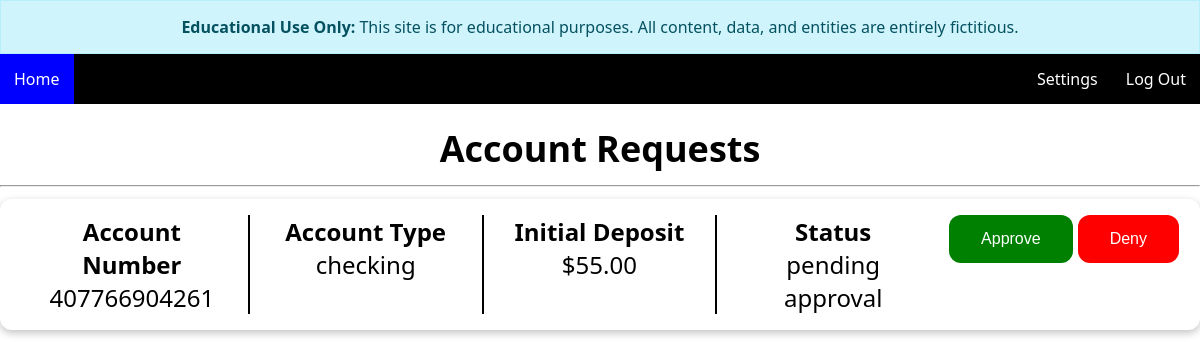
The page /employee/account_requests.php (signed in) on the database its author committed.
### tables this page shows
CREATE TABLE `accounts` (
  `bankAccountNumber` char(12) NOT NULL,
  `accountType` varchar(10) NOT NULL,
  `balance` double NOT NULL,
  `ownerID` char(6) NOT NULL,
  `dateOpened` date NOT NULL,
  `numOfTransactions` int(11) NOT NULL,
  `status` varchar(128) NOT NULL
);

### employee/account_requests.php (the view, shortened to what this page needs)
<?php
require_once '../db_connect.php';
$stmt = $db->prepare("SELECT a.*, c.cUsername, c.cFname, c.cLname
                      FROM accounts a
                      JOIN customer c ON a.ownerID = c.customerID
                      WHERE a.status = 'pending approval' OR a.status = 'pending deletion'
                      ORDER BY a.status ASC");
$stmt->execute();
$results = $stmt->get_result();
$numPendingRequests = $results ? $results->num_rows : 0;
?>
<!DOCTYPE html>
<html lang="en">
<head>
  <link rel="stylesheet" href="../style.css">
</head>
<body>
  <div class="alert alert-info text-center mb-0" role="alert" style="border-radius:0;">
    <strong>Educational Use Only:</strong> This site is for educational purposes. All content, data, and entities are entirely fictitious.
  </div>
  <ul>
    <li><a class="active admin_home" href="./homepage_admin.php">Home</a></li>
    <li style="float:right"><a class="active" href="../scripts/logout.php">Log Out</a></li>
    <li style="float:right"><a class="active" href="./emp_settings.php">Settings</a></li>
  </ul>
  <nav class="heading" style='text-align: center'>
    <h2>Account Requests</h2>
  </nav>
  <hr>
  <div>
    <?php
    if ($numPendingRequests == 0) {
      echo "<center>No pending accounts :)</center>";
    } else {
      while ($row = $results->fetch_assoc()) {
        if ($row['status'] == "pending approval") {
          echo '<div class="history-card">';
          echo '<div class="card-info"><b>Account Number</b></br>' . htmlspecialchars($row['bankAccountNumber']) . '</div>';
          echo '<div class="vl"></div>';
          echo '<div class="card-info"><b>Account Type</b></br>' . htmlspecialchars($row['accountType']) . '</div>';
          echo '<div class="vl"></div>';
          echo '<div class="card-info"><b>Initial Deposit</b></br> $' . number_format($row['balance'], 2) . '</div>';
          echo '<div class="vl"></div>';
          echo '<div class="card-info"><b>Status</b></br>' . htmlspecialchars($row['status']) . '</div>';
          echo '<form action="./scripts/approveAccount.php" method="post">
                                <button style="background-color: green" class = "mkjj-button" name="accept" value="' . htmlspecialchars($row['bankAccountNumber']) . '">Approve</button>';
          echo '</form>';
          echo '<br>';
          echo '<form action="./scripts/denyAccount.php" method="post">
                                <button style="background-color: red" class = "mkjj-button" name="decline" value="' . htmlspecialchars($row['bankAccountNumber']) . '">Deny</button>';
          echo '</form>';
          echo '<br>';
          echo "</div>";
        } else if ($row['status'] == "pending deletion") {
          echo '<div class="history-card">';
          echo '<div class="card-info"><b>Account Number</b></br>' . htmlspecialchars($row['bankAccountNumber']) . '</div>';
          echo '<div class="vl"></div>';
          echo '<div class="card-info"><b>Account Type</b></br>' . htmlspecialchars($row['accountType']) . '</div>';
          echo '<div class="vl"></div>';
          echo '<div class="card-info"><b>Initial Deposit</b></br> $' . number_format($row['balance'], 2) . '</div>';
          echo '<div class="vl"></div>';
          echo '<div class="card-info"><b>Status</b></br>' . htmlspecialchars($row['status']) . '</div>';
          echo '<form action="./scripts/approveDeletion.php" method="post">
                                <button style="background-color: green" class = "mkjj-button" name="accept" value="' . htmlspecialchars($row['bankAccountNumber']) . '">Approve</button>';
          echo '</form>';
          echo '<br>';
          echo '<form action="./scripts/denyDeletion.php" method="post">
                                <button style="background-color: red" class = "mkjj-button" name="decline" value="' . htmlspecialchars($row['bankAccountNumber']) . '">Deny</button>';
          echo '</form>';
          echo '<br>';
          echo "</div>";
        }
      }
    }
    ?>
  </div>
</body>
</html>

### style.css (style rules this page uses)
body, html { height: 100%; margin: 0; font-family: "Segoe UI", Tahoma, Geneva, Verdana, sans-serif; }
ul { list-style-type: none; margin: 0; padding: 0; overflow: hidden; background-color: black; font-size: 16px; }
li { float: left; }
li a { display: inline-block; color: white; text-align: center; padding: 14px 14px; text-decoration: none; }
li a.admin_home { background-color: blue; }
.mkjj-button { background-color: black; border: none; color: white; padding: 15px 32px; text-align: center; text-decoration: none; display: inline-block; font-size: 16px; border-radius: 12px; margin-right: 5px; }
.history-card { padding: 16px; margin: auto; text-align: center; border-radius: 12px; box-shadow: rgba(0, 0, 0, 0.24) 0px 3px 8px; margin-bottom: 16px; display: flex; justify-content: space-evenly; }
.vl { border-left: 2px solid black; height: auto; }
.card-info { width: 33%; padding: 0 2vw; }
.alert { padding: 15px 20px; margin-bottom: 20px; border: 1px solid transparent; border-radius: 4px; font-size: 1rem; position: relative; box-sizing: border-box; }
.alert-info { color: #055160; background-color: #cff4fc; border-color: #b6effb; }
.text-center { text-align: center; }
.mb-0 { margin-bottom: 0 !important; }

### employee/account_requests.php (style rules this page uses)
body { font-size: 24px; font-family: 'Segoe UI', Tahoma, Geneva, Verdana, sans-serif; }
.heading h1, .heading h2 { text-align: center; margin-top: 20px; margin-bottom: 10px; }

### rows shown on the page
accounts: bankAccountNumber "407766904261", accountType "checking", balance "55.00", status "pending approval"
